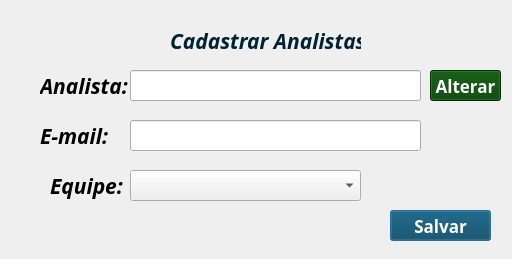
<?xml version="1.0" encoding="UTF-8"?>
<ui version="4.0">
 <class>Dialog</class>
 <widget class="QDialog" name="Dialog">
  <property name="geometry">
   <rect>
    <x>0</x>
    <y>0</y>
    <width>512</width>
    <height>259</height>
   </rect>
  </property>
  <property name="maximumSize">
   <size>
    <width>512</width>
    <height>259</height>
   </size>
  </property>
  <property name="windowTitle">
   <string>Dialog</string>
  </property>
  <property name="modal">
   <bool>true</bool>
  </property>
  <widget class="QLabel" name="label_2">
   <property name="geometry">
    <rect>
     <x>130</x>
     <y>20</y>
     <width>171</width>
     <height>41</height>
    </rect>
   </property>
   <property name="font">
    <font>
     <family>Segoe UI Light</family>
     <pointsize>16</pointsize>
     <weight>75</weight>
     <italic>true</italic>
     <bold>true</bold>
    </font>
   </property>
   <property name="text">
    <string/>
   </property>
   <property name="pixmap">
    <pixmap>../../Img/logo-cor.png</pixmap>
   </property>
  </widget>
  <widget class="QLabel" name="label">
   <property name="geometry">
    <rect>
     <x>130</x>
     <y>20</y>
     <width>171</width>
     <height>41</height>
    </rect>
   </property>
   <property name="font">
    <font>
     <family>Segoe UI Light</family>
     <pointsize>16</pointsize>
     <weight>75</weight>
     <italic>true</italic>
     <bold>true</bold>
    </font>
   </property>
   <property name="text">
    <string/>
   </property>
   <property name="pixmap">
    <pixmap>../../../Users/FADAMI/Img/logo-cor.png</pixmap>
   </property>
  </widget>
  <widget class="QPushButton" name="btn_salvar_analista">
   <property name="geometry">
    <rect>
     <x>390</x>
     <y>210</y>
     <width>101</width>
     <height>31</height>
    </rect>
   </property>
   <property name="font">
    <font>
     <family>Segoe UI Semibold</family>
     <pointsize>13</pointsize>
     <weight>75</weight>
     <bold>true</bold>
    </font>
   </property>
   <property name="cursor">
    <cursorShape>PointingHandCursor</cursorShape>
   </property>
   <property name="styleSheet">
    <string notr="true">background-color: rgb(47, 79, 79);
background-color: rgb(0, 62, 91);
color: rgb(255, 255, 255);</string>
   </property>
   <property name="text">
    <string>Salvar</string>
   </property>
  </widget>
  <widget class="QLabel" name="lblAnalista">
   <property name="geometry">
    <rect>
     <x>40</x>
     <y>70</y>
     <width>91</width>
     <height>31</height>
    </rect>
   </property>
   <property name="font">
    <font>
     <family>Segoe UI Light</family>
     <pointsize>16</pointsize>
     <weight>75</weight>
     <italic>true</italic>
     <bold>true</bold>
    </font>
   </property>
   <property name="text">
    <string>Analista:</string>
   </property>
  </widget>
  <widget class="QPushButton" name="btn_alterar_analista">
   <property name="geometry">
    <rect>
     <x>430</x>
     <y>70</y>
     <width>71</width>
     <height>31</height>
    </rect>
   </property>
   <property name="font">
    <font>
     <family>Segoe UI Semibold</family>
     <pointsize>13</pointsize>
     <weight>75</weight>
     <bold>true</bold>
    </font>
   </property>
   <property name="cursor">
    <cursorShape>PointingHandCursor</cursorShape>
   </property>
   <property name="styleSheet">
    <string notr="true">color: rgb(255, 255, 255);
background-color: rgb(0, 65, 0);</string>
   </property>
   <property name="text">
    <string>Alterar</string>
   </property>
  </widget>
  <widget class="QLabel" name="label_3">
   <property name="geometry">
    <rect>
     <x>170</x>
     <y>30</y>
     <width>191</width>
     <height>21</height>
    </rect>
   </property>
   <property name="font">
    <font>
     <family>Segoe UI Light</family>
     <pointsize>16</pointsize>
     <weight>75</weight>
     <italic>true</italic>
     <bold>true</bold>
    </font>
   </property>
   <property name="styleSheet">
    <string notr="true">color: rgb(0, 34, 50);</string>
   </property>
   <property name="text">
    <string>Cadastrar Analistas</string>
   </property>
  </widget>
  <widget class="QLineEdit" name="nome_analista">
   <property name="geometry">
    <rect>
     <x>130</x>
     <y>70</y>
     <width>291</width>
     <height>31</height>
    </rect>
   </property>
   <property name="font">
    <font>
     <family>Segoe UI Semibold</family>
     <pointsize>13</pointsize>
    </font>
   </property>
  </widget>
  <widget class="QComboBox" name="box_equipe">
   <property name="geometry">
    <rect>
     <x>130</x>
     <y>170</y>
     <width>231</width>
     <height>31</height>
    </rect>
   </property>
   <property name="font">
    <font>
     <family>Segoe UI Semibold</family>
     <pointsize>13</pointsize>
    </font>
   </property>
  </widget>
  <widget class="QLabel" name="lblEquipe">
   <property name="geometry">
    <rect>
     <x>50</x>
     <y>170</y>
     <width>91</width>
     <height>31</height>
    </rect>
   </property>
   <property name="font">
    <font>
     <family>Segoe UI Light</family>
     <pointsize>16</pointsize>
     <weight>75</weight>
     <italic>true</italic>
     <bold>true</bold>
    </font>
   </property>
   <property name="text">
    <string>Equipe:</string>
   </property>
  </widget>
  <widget class="QLabel" name="lblAnalista_2">
   <property name="geometry">
    <rect>
     <x>40</x>
     <y>120</y>
     <width>91</width>
     <height>31</height>
    </rect>
   </property>
   <property name="font">
    <font>
     <family>Segoe UI Light</family>
     <pointsize>16</pointsize>
     <weight>75</weight>
     <italic>true</italic>
     <bold>true</bold>
    </font>
   </property>
   <property name="text">
    <string>E-mail:</string>
   </property>
  </widget>
  <widget class="QLineEdit" name="email_analista">
   <property name="geometry">
    <rect>
     <x>130</x>
     <y>120</y>
     <width>291</width>
     <height>31</height>
    </rect>
   </property>
   <property name="font">
    <font>
     <family>Segoe UI Semibold</family>
     <pointsize>13</pointsize>
    </font>
   </property>
  </widget>
 </widget>
 <resources/>
 <connections/>
</ui>
